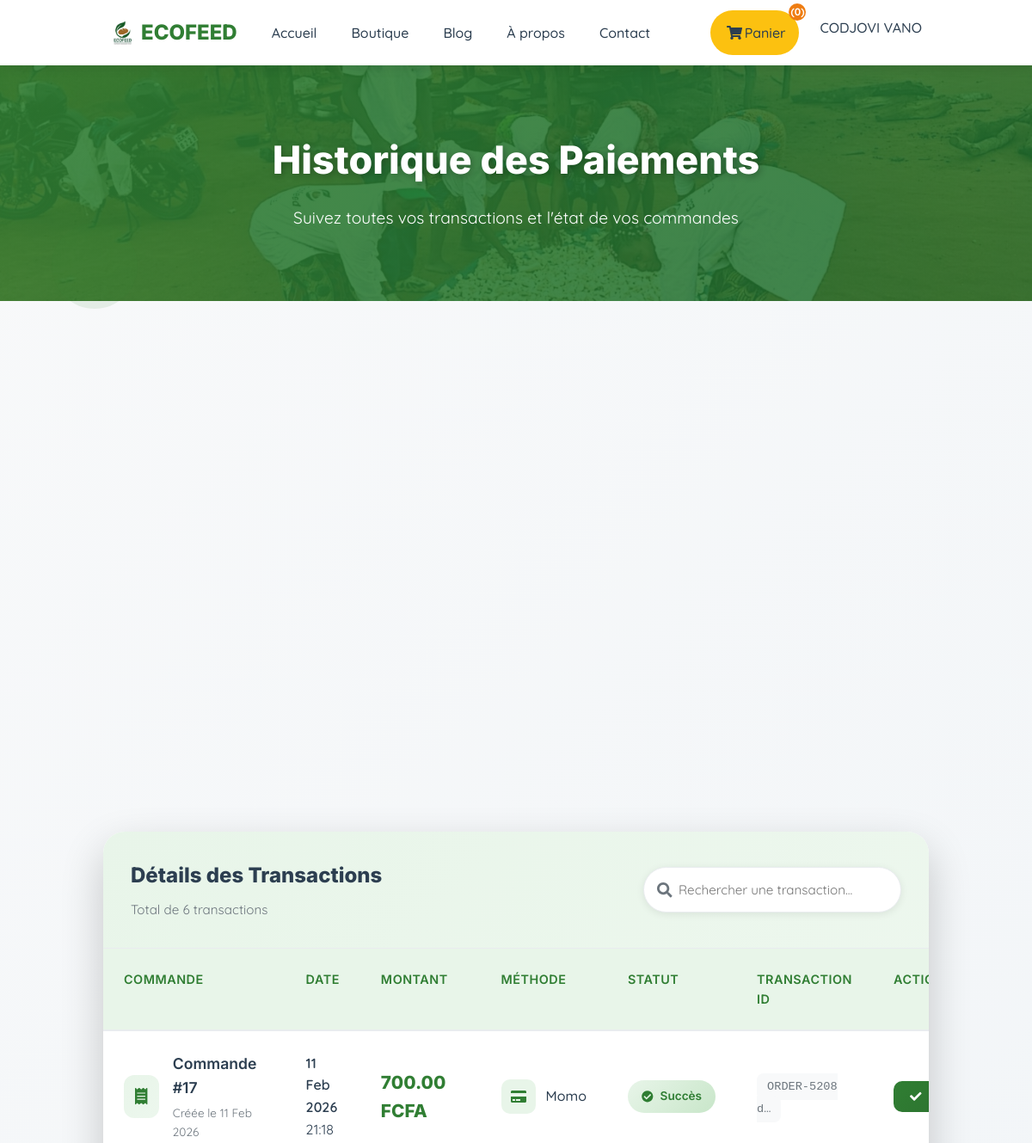
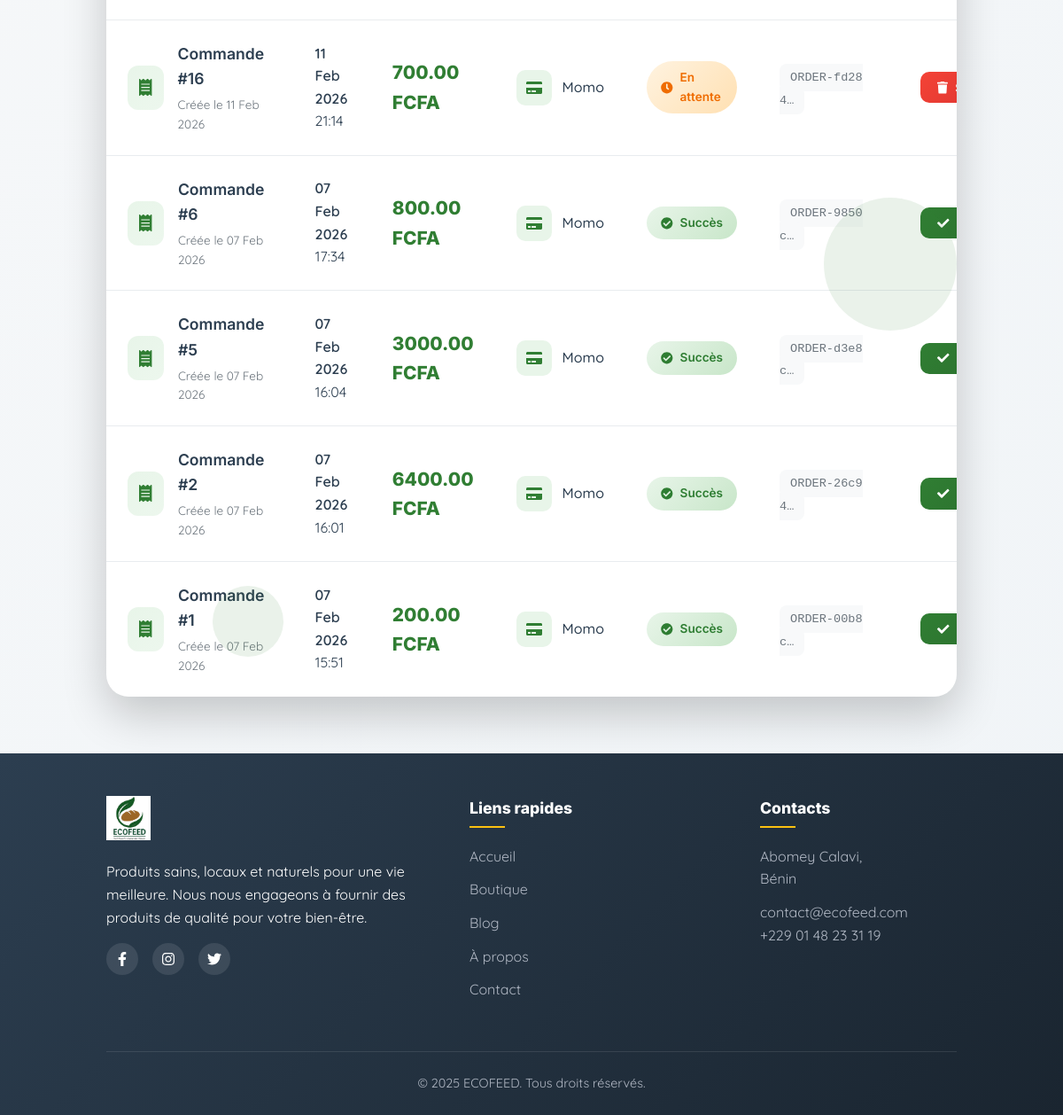
The app's page /payment-history/ (signed in) with its own data (2 pictures, top to bottom).
### accounts/models.py (models this page shows, shortened)
class User(AbstractBaseUser, PermissionsMixin):
    USER_TYPES = (
        ('admin', 'Admin'),
        ('superadmin', 'Super Admin'),  # Added superadmin
        ('manager', 'Manager'),         # Added manager level
        ('customer', 'Customer'),
    )
    ADMIN_ROLES = (
        ('superadmin', 'Super Administrateur'),
        ('content', 'Administrateur Contenu'),
        ('order', 'Administrateur Commandes'),
        ('support', 'Support Client'),
    )
    email = models.EmailField(unique=True)
    first_name = models.CharField(max_length=255)
    last_name = models.CharField(max_length=255)
    sex = models.CharField(max_length=50, blank=True, null=True)  # Made optional for admin
    user_type = models.CharField(max_length=20, choices=USER_TYPES, default='customer')
    admin_role = models.CharField(max_length=20, choices=ADMIN_ROLES, blank=True, null=True)  # New field
    birthdate = models.DateField(blank=True, null=True)
    registration_date = models.DateField(auto_now_add=True)
    phone_number = models.CharField(max_length=20)
    photo = models.ImageField(upload_to='PROFIL_IMG', blank=True, null=True)
    department = models.CharField(max_length=100, blank=True, null=True)  # New field for admin
    can_manage_users = models.BooleanField(default=False)  # New field
    can_manage_products = models.BooleanField(default=False)  # New field
    can_manage_orders = models.BooleanField(default=False)  # New field
    is_active = models.BooleanField(default=True)
    is_staff = models.BooleanField(default=False)
    objects = UserManager()
    USERNAME_FIELD = 'email'
    REQUIRED_FIELDS = ['first_name', 'last_name']
    def get_full_name(self):
        return f"{self.first_name} {self.last_name}"
    def is_admin(self):
        return self.user_type in ['admin', 'superadmin', 'manager']
    def is_superadmin(self):
        return self.user_type == 'superadmin'
    def get_admin_display_name(self):
        if self.is_superadmin():
            return f"{self.get_full_name()}"
        elif self.is_admin():
            role_display = self.get_admin_role_display() if self.admin_role else ""
            return f"{self.get_full_name()} ({role_display})"
        else:
            return self.get_full_name()

### products/models.py (models this page shows, shortened)
class PaymentHistory(models.Model):
    PAYMENT_STATUS_CHOICES = [
        ('pending', 'En attente'),
        ('processing', 'En cours de vérification'),
        ('success', 'Succès'),
        ('failed', 'Échoué'),
    ]
    user = models.ForeignKey(
        User,
        on_delete=models.CASCADE,
        related_name='payments'
    )
    order = models.ForeignKey(
        Order,
        on_delete=models.CASCADE,
        related_name='payments'
    )
    amount = models.DecimalField(max_digits=10, decimal_places=2)
    payment_date = models.DateTimeField(auto_now_add=True)
    internal_transaction_id = models.CharField(
        max_length=100,
        unique=True,
        db_index=True
    )
    kkiapay_transaction_id = models.CharField(
        max_length=100,
        blank=True,
        null=True,
        unique=True
    )
    payment_method = models.CharField(
        max_length=100,
        default="MOMO"
    )
    status = models.CharField(
        max_length=20,
        choices=PAYMENT_STATUS_CHOICES,
        default='pending'
    )

class Order(models.Model):
    STATUS_CHOICES = [
        ('pending', 'En attente'),       # Order created, not paid
        ('processing', 'En cours'),      # Payment verification in progress
        ('paid', 'Payé'),                # Payment successful
        ('shipped', 'Expédié'),          # Order shipped
        ('delivered', 'Livré'),          # Order delivered
        ('cancelled', 'Annulé'),         # Order cancelled
    ]
    ordered_by = models.ForeignKey(User, on_delete=models.CASCADE)
    products = models.ManyToManyField(Product, through='OrderProduct')
    total_price = models.DecimalField(max_digits=10, decimal_places=2)
    currency = models.CharField(max_length=100, default="FCFA")
    ordered_at = models.DateTimeField(auto_now_add=True)
    status = models.CharField(max_length=20, choices=STATUS_CHOICES, default='pending')
    internal_transaction_id = models.CharField(
        max_length=100,
        unique=True,
        blank=False,
        null=False,
        db_index=True
    )

### products/views.py (the view)
# urls.py: path('payment-history/', views.payment_history, name='payment_history'),
@login_required
def payment_history(request):
    payments = PaymentHistory.objects.filter(user=request.user).order_by('-payment_date')
    total_payments = payments.count()
    successful_payments = payments.filter(status='success').count()
    pending_payments = payments.filter(status='pending').count()
    failed_payments = payments.filter(status='failed').count()
    total_amount_spent = payments.filter(status='success').aggregate(
        total=models.Sum('amount')
    )['total'] or 0
    currency = "FCFA"
    successful_payment = payments.filter(status='success').first()
    if successful_payment:
        currency = successful_payment.order.currency
    context = {
        'payments': payments,
        'is_admin': request.user.is_authenticated and request.user.is_admin(),
        'total_payments': total_payments,
        'successful_payments': successful_payments,
        'pending_payments': pending_payments,
        'failed_payments': failed_payments,
        'total_amount_spent': total_amount_spent,
        'currency': currency,
    }
    return render(request, 'products/payment_history.html', context)

### products/templates/products/payment_history.html (shortened to what this page needs)
{% extends 'base.html' %}
{% block content %}
<section class="payment-hero">
  <div class="hero-background">
    <div class="hero-image hero-image-1 active"></div>
  </div>
  <div class="hero-content">
    <h1>Historique des Paiements</h1>
    <p>Suivez toutes vos transactions et l'état de vos commandes</p>
  </div>
</section>
<div class="container">
  <section class="stats-section">
    <div class="stats-grid">
    </div>
  </section>
  {% if payments %}
  <section class="table-section">
    <div class="table-container">
      <div class="table-header">
        <div class="table-header-content">
          <div>
            <h2 class="table-title">Détails des Transactions</h2>
            <p class="table-subtitle">Total de {{ total_payments }} transaction{{ total_payments|pluralize }}</p>
          </div>
          <div class="search-box">
            <span class="search-icon">
              <i class="fas fa-search"></i>
            </span>
            <input type="text"
                   class="search-input"
                   placeholder="Rechercher une transaction..."
                   id="searchInput">
          </div>
        </div>
      </div>
      <div class="table-responsive">
        <table class="payment-table">
          <thead>
            <tr>
              <th>Commande</th>
              <th>Date</th>
              <th>Montant</th>
              <th>Méthode</th>
              <th>Statut</th>
              <th>Transaction ID</th>
              <th>Actions</th>
            </tr>
          </thead>
          <tbody>
            {% for payment in payments %}
            <tr class="payment-row" id="payment-{{ payment.id }}">
              <td>
                <div class="order-id">
                  <div class="order-icon">
                    <i class="fas fa-receipt"></i>
                  </div>
                  <div class="order-details">
                    <h4>Commande #{{ payment.order.id }}</h4>
                    <div class="date">Créée le {{ payment.order.ordered_at|date:"d M Y" }}</div>
                  </div>
                </div>
              </td>
              <td>
                <div>
                  <div style="font-weight: 600;">{{ payment.payment_date|date:"d M Y" }}</div>
                  <div class="date">{{ payment.payment_date|date:"H:i" }}</div>
                </div>
              </td>
              <td>
                <span class="amount-display">{{ payment.amount }} {{ payment.order.currency }}</span>
              </td>
              <td>
                <div class="payment-method">
                  <div class="method-icon">
                    <i class="fas fa-{% if payment.payment_method == 'mobile_money' %}mobile-alt{% else %}credit-card{% endif %}"></i>
                  </div>
                  <div class="method-name">
                    {% if payment.payment_method == 'mobile_money' %}
                      Mobile Money
                    {% elif payment.payment_method == 'credit_card' %}
                      Carte Bancaire
                    {% else %}
                      {{ payment.payment_method|title }}
                    {% endif %}
                  </div>
                </div>
              </td>
              <td>
                <span class="status-badge status-{{ payment.status }}">
                  <i class="fas
                    {% if payment.status == 'success' %}fa-check-circle
                    {% elif payment.status == 'failed' %}fa-times-circle
                    {% else %}fa-clock{% endif %}"></i>
                  {{ payment.get_status_display }}
                </span>
              </td>
              <td>
                <code class="transaction-id">{{ payment.internal_transaction_id|truncatechars:12 }}</code>
              </td>
              <td>
                <div class="action-buttons">
                  {% if payment.status == 'success' %}
                    <button class="action-btn btn-success" disabled>
                      <i class="fas fa-check"></i> Complété
                    </button>
                  {% elif payment.status == 'pending' %}
                    <button class="action-btn btn-danger" onclick="deletePendingPayment({{ payment.id }})">
                      <i class="fas fa-trash"></i> Supprimer
                    </button>
                  {% else %}
                    <button class="action-btn btn-warning" onclick="retryPayment('{{ payment.internal_transaction_id }}')">
                      <i class="fas fa-redo"></i> Réessayer
                    </button>
                  {% endif %}
                </div>
              </td>
            </tr>
            {% endfor %}
          </tbody>
        </table>
      </div>
    </div>
  </section>
  {% endif %}
</div>
<div class="floating-elements">
</div>
{% endblock %}

### templates/base.html (shortened to what this page needs)
{% load static %}
<!DOCTYPE html>
<html lang="fr">
<head>
  <link rel="stylesheet" href="https://cdn.jsdelivr.net/npm/bulma@0.9.4/css/bulma.min.css">
</head>
<body>
  <nav class="navbar navbar-modern is-fixed-top" role="navigation" aria-label="main navigation">
    <div class="container">
      <div class="navbar-brand">
        <a class="navbar-item logo" href="{% url 'home' %}">
          <img src="{{ MEDIA_URL }}PROFIL_IMG/LOGO_V2.jpeg" alt="ECOFEED Logo">
          <span class="ml-2 font-inter">ECOFEED</span>
        </a>
      </div>
      <div id="mainNavbar" class="navbar-menu">
        <div class="navbar-start">
          <a class="navbar-item {% if request.resolver_match.url_name == 'home' %}is-active{% endif %}" href="{% url 'home' %}">
            Accueil
          </a>
          <a class="navbar-item {% if request.resolver_match.url_name == 'products' %}is-active{% endif %}" href="{% url 'products' %}">
            Boutique
          </a>
          <a class="navbar-item {% if request.resolver_match.url_name == 'blog' %}is-active{% endif %}" href="{% url 'blog' %}">
            Blog
          </a>
          <a class="navbar-item {% if request.resolver_match.url_name == 'about' %}is-active{% endif %}" href="{% url 'about' %}">
            À propos
          </a>
          <a class="navbar-item {% if request.resolver_match.url_name == 'contact' %}is-active{% endif %}" href="{% url 'contact' %}">
            Contact
          </a>
        </div>
        <div class="navbar-end">
          <a class="navbar-item cart-link" href="{% url 'cart' %}">
            <span class="icon">
              <i class="fas fa-shopping-cart"></i>
            </span>
            <span>Panier</span>
            <span class="cart-count">({{ request.session.cart|length|default:"0" }})</span>
          </a>
          {% if user.is_authenticated %}
            <div class="navbar-item has-dropdown is-hoverable">
                <span>{{ user.get_admin_display_name }}</span>
            </div>
          {% endif %}
        </div>
      </div>
    </div>
  </nav>
  {% block content %}
  {% endblock content %}
  <footer class="footer footer-modern">
    <div class="container">
      <div class="columns is-multiline">
        <div class="column is-5">
          <div class="footer-logo">
            <img src="{{ MEDIA_URL }}PROFIL_IMG/LOGO_V2.jpeg" alt="ECOFEED Logo">
          </div>
          <p class="mb-4 font-quicksand">
            Produits sains, locaux et naturels pour une vie meilleure.
            Nous nous engageons à fournir des produits de qualité pour votre bien-être.
          </p>
          <div class="social-links">
            <a href="#" aria-label="Facebook">
              <i class="fab fa-facebook-f"></i>
            </a>
            <a href="#" aria-label="Instagram">
              <i class="fab fa-instagram"></i>
            </a>
            <a href="#" aria-label="Twitter">
              <i class="fab fa-twitter"></i>
            </a>
          </div>
        </div>
        <div class="column is-4">
          <h4 class="footer-title font-inter">Liens rapides</h4>
          <ul class="footer-links">
            <li><a href="{% url 'home' %}">Accueil</a></li>
            <li><a href="{% url 'products' %}">Boutique</a></li>
            <li><a href="{% url 'blog' %}">Blog</a></li>
            <li><a href="{% url 'about' %}">À propos</a></li>
            <li><a href="{% url 'contact' %}">Contact</a></li>
          </ul>
        </div>
        <div class="column is-3">
          <h4 class="footer-title font-inter">Contacts</h4>
          <div class="contact-info">
            <p>
              Abomey Calavi,<br>
              Bénin
            </p>
            <p class="mt-3">
              <a href="mailto:contact@ecofeed.com">
                contact@ecofeed.com
              </a>
            </p>
            <p>
              <a href="tel:+2290148233119">
                +229 01 48 23 31 19
              </a>
            </p>
          </div>
        </div>
      </div>
      <div class="footer-bottom">
        <div class="columns is-vcentered">
          <div class="column">
            <p>
              © 2025 ECOFEED. Tous droits réservés.
            </p>
          </div>
        </div>
      </div>
    </div>
  </footer>
</body>
</html>

### records on screen
User: get_admin_display_name "CODJOVI VANO"
PaymentHistory: order.id "17", order.ordered_at "11 Feb 2026", payment_date "11 Feb 2026", payment_date "21:18", amount "700.00", order.currency "FCFA", payment_method "Momo", status "Succès", internal_transaction_id "ORDER-5208d…"
PaymentHistory: order.id "16", order.ordered_at "11 Feb 2026", payment_date "11 Feb 2026", payment_date "21:14", amount "700.00", order.currency "FCFA", payment_method "Momo", status "En attente", internal_transaction_id "ORDER-fd284…"
PaymentHistory: order.id "6", order.ordered_at "07 Feb 2026", payment_date "07 Feb 2026", payment_date "17:34", amount "800.00", order.currency "FCFA", payment_method "Momo", status "Succès", internal_transaction_id "ORDER-9850c…"
PaymentHistory: order.id "5", order.ordered_at "07 Feb 2026", payment_date "07 Feb 2026", payment_date "16:04", amount "3000.00", order.currency "FCFA", payment_method "Momo", status "Succès", internal_transaction_id "ORDER-d3e8c…"
PaymentHistory: order.id "2", order.ordered_at "07 Feb 2026", payment_date "07 Feb 2026", payment_date "16:01", amount "6400.00", order.currency "FCFA", payment_method "Momo", status "Succès", internal_transaction_id "ORDER-26c94…"
PaymentHistory: order.id "1", order.ordered_at "07 Feb 2026", payment_date "07 Feb 2026", payment_date "15:51", amount "200.00", order.currency "FCFA", payment_method "Momo", status "Succès", internal_transaction_id "ORDER-00b8c…"

### other values on screen
{{ request.session.cart|length|default:"0" }} "0"
{{ total_payments }} "6"
